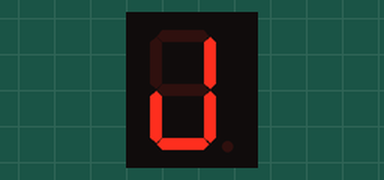
Bench run of a sketch on a simulated Arduino Mega 2560, built with avr-gcc and run on an emulated ATmega2560. Shown: 1-digit seven-segment display. Wiring (inferred from the names in the program): 1-digit 7-segment display, segments lit when HIGH: segments pin 49, pin 47, pin 41, pin 43, pin 45, pin 51, pin 53, pin 39. The segment pins are drawn as the display they are named for.

Above: at 0.1 s.
At 1.1 s:
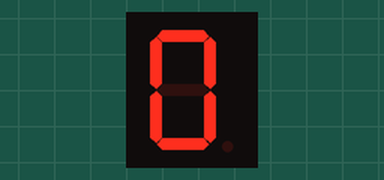
At 2.1 s:
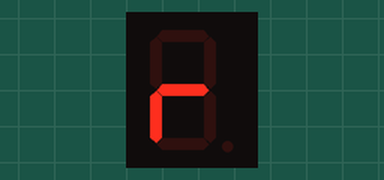
At 3.1 s:
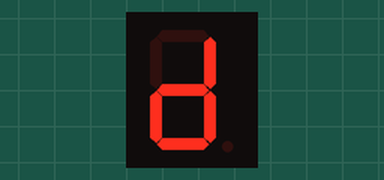
At 4.1 s:
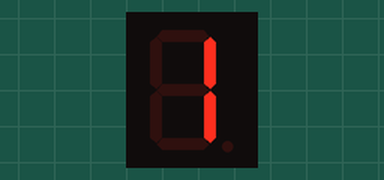
At 5.1 s:
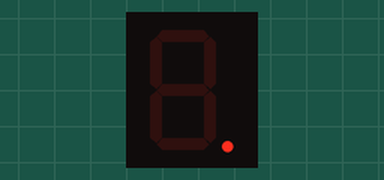

Measured:
- by itself, everything shown: repeats every 5.5 s, in 6 steps
- what the display in image 1 shows lasts 1.0 s, from 1.0 s to 2.0 s
- what the display in image 5 shows lasts 0.5 s, from 5.0 s to 5.5 s

The sketch:

Sortides_3.3.ino
```cpp
/*************************************************************************
**                                                                      **
**                     Entrades-Sortides digitals                       **
**                                                                      **
*************************************************************************/

//*******  Includes  *****************************************************


//*******  Variables  **************************************************
int g= 53;
int f= 51;
int a= 49;
int b= 47;
int e= 45;
int d= 43;
int c= 41;
int dot= 39;
int num;
//*******  Setup  ********************************************************
void setup(){
  Serial.begin(9600);
  pinMode (g, OUTPUT);
  pinMode (f, OUTPUT);
  pinMode (a, OUTPUT);
  pinMode (b, OUTPUT);
  pinMode (e, OUTPUT);
  pinMode (d, OUTPUT);
  pinMode (c, OUTPUT);
  pinMode (dot, OUTPUT);

}

//*******  Loop  *********************************************************
void loop(){
  digitalWrite (dot, LOW);
  digitalWrite (e, HIGH);
  digitalWrite (d, HIGH);
  digitalWrite (c, HIGH);
  digitalWrite (b, HIGH);
  delay(1000);

  digitalWrite (f, HIGH);
  digitalWrite (a, HIGH);
  delay(1000);

  digitalWrite (g, HIGH);
  digitalWrite (a, LOW);
  digitalWrite (f, LOW);
  digitalWrite (b, LOW);
  digitalWrite (c, LOW);
  digitalWrite (d, LOW);
  delay (1000);

  digitalWrite (d, HIGH);
  digitalWrite (c, HIGH);
  digitalWrite (b, HIGH);
  delay (1000);

  digitalWrite (g, LOW);
  digitalWrite (e, LOW);
  digitalWrite (d, LOW);
  delay (1000);

  digitalWrite (dot, HIGH);
  digitalWrite (b, LOW);
  digitalWrite (c, LOW);
  delay (500);

}
```
